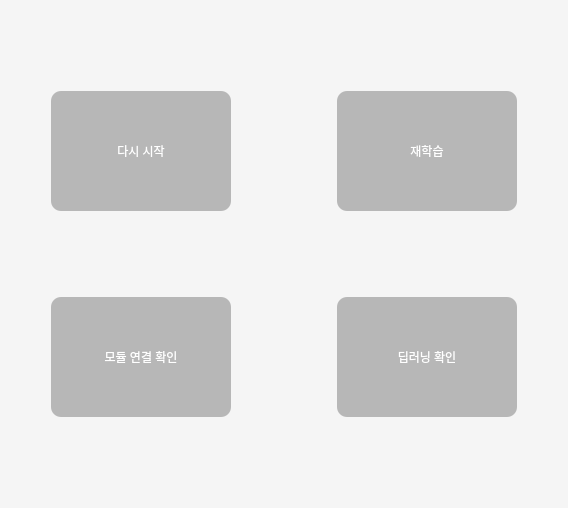
      <widget class="QWidget" name="check_tab">
       <property name="styleSheet">
        <string notr="true">background-color: rgb(245, 245, 245);</string>
       </property>
       <attribute name="title">
        <string>시스템 점검</string>
       </attribute>
       <layout class="QGridLayout" name="gridLayout_4">
        <item row="0" column="0">
         <layout class="QGridLayout" name="gridLayout_3" rowstretch="1,1,1,1,1,1,1" columnstretch="1,3,1,3,1">
          <item row="1" column="4">
           <spacer name="horizontalSpacer_8">
            <property name="orientation">
             <enum>Qt::Horizontal</enum>
            </property>
            <property name="sizeType">
             <enum>QSizePolicy::Expanding</enum>
            </property>
            <property name="sizeHint" stdset="0">
             <size>
              <width>40</width>
              <height>20</height>
             </size>
            </property>
           </spacer>
          </item>
          <item row="0" column="1">
           <spacer name="verticalSpacer_6">
            <property name="orientation">
             <enum>Qt::Vertical</enum>
            </property>
            <property name="sizeType">
             <enum>QSizePolicy::Fixed</enum>
            </property>
            <property name="sizeHint" stdset="0">
             <size>
              <width>20</width>
              <height>80</height>
             </size>
            </property>
           </spacer>
          </item>
          <item row="2" column="1">
           <spacer name="verticalSpacer_5">
            <property name="orientation">
             <enum>Qt::Vertical</enum>
            </property>
            <property name="sizeType">
             <enum>QSizePolicy::Fixed</enum>
            </property>
            <property name="sizeHint" stdset="0">
             <size>
              <width>20</width>
              <height>80</height>
             </size>
            </property>
           </spacer>
          </item>
          <item row="1" column="0">
           <spacer name="horizontalSpacer_7">
            <property name="orientation">
             <enum>Qt::Horizontal</enum>
            </property>
            <property name="sizeType">
             <enum>QSizePolicy::Expanding</enum>
            </property>
            <property name="sizeHint" stdset="0">
             <size>
              <width>40</width>
              <height>20</height>
             </size>
            </property>
           </spacer>
          </item>
          <item row="6" column="1">
           <spacer name="verticalSpacer_7">
            <property name="orientation">
             <enum>Qt::Vertical</enum>
            </property>
            <property name="sizeType">
             <enum>QSizePolicy::Fixed</enum>
            </property>
            <property name="sizeHint" stdset="0">
             <size>
              <width>20</width>
              <height>80</height>
             </size>
            </property>
           </spacer>
          </item>
          <item row="1" column="1">
           <widget class="QPushButton" name="check_restart_button">
            <property name="sizePolicy">
             <sizepolicy hsizetype="Preferred" vsizetype="Preferred">
              <horstretch>0</horstretch>
              <verstretch>0</verstretch>
             </sizepolicy>
            </property>
            <property name="minimumSize">
             <size>
              <width>180</width>
              <height>120</height>
             </size>
            </property>
            <property name="styleSheet">
             <string notr="true">QPushButton {
	background-color: rgb(183, 183, 183);
	color: rgb(255, 255, 255);
	border-radius: 10px;
}
QPushButton:pressed {
	background-color: rgb(5, 172, 230);
	color: rgb(255, 255, 255);
	border-radius: 10px;
}</string>
            </property>
            <property name="text">
             <string>다시 시작</string>
            </property>
            <property name="iconSize">
             <size>
              <width>32</width>
              <height>32</height>
             </size>
            </property>
           </widget>
          </item>
          <item row="1" column="3">
           <widget class="QPushButton" name="check_train_button">
            <property name="sizePolicy">
             <sizepolicy hsizetype="Expanding" vsizetype="Expanding">
              <horstretch>0</horstretch>
              <verstretch>0</verstretch>
             </sizepolicy>
            </property>
            <property name="minimumSize">
             <size>
              <width>180</width>
              <height>120</height>
             </size>
            </property>
            <property name="styleSheet">
             <string notr="true">QPushButton {
	background-color: rgb(183, 183, 183);
	color: rgb(255, 255, 255);
	border-radius: 10px;
}
QPushButton:pressed {
	background-color: rgb(5, 172, 230);
	color: rgb(255, 255, 255);
	border-radius: 10px;
}</string>
            </property>
            <property name="text">
             <string>재학습</string>
            </property>
           </widget>
          </item>
          <item row="4" column="3">
           <widget class="QPushButton" name="check_deep_button">
            <property name="sizePolicy">
             <sizepolicy hsizetype="Preferred" vsizetype="Preferred">
              <horstretch>0</horstretch>
              <verstretch>0</verstretch>
             </sizepolicy>
            </property>
            <property name="minimumSize">
             <size>
              <width>180</width>
              <height>120</height>
             </size>
            </property>
            <property name="styleSheet">
             <string notr="true">QPushButton {
	background-color: rgb(183, 183, 183);
	color: rgb(255, 255, 255);
	border-radius: 10px;
}
QPushButton:pressed {
	background-color: rgb(5, 172, 230);
	color: rgb(255, 255, 255);
	border-radius: 10px;
}</string>
            </property>
            <property name="text">
             <string>딥러닝 확인</string>
            </property>
            <property name="iconSize">
             <size>
              <width>32</width>
              <height>32</height>
             </size>
            </property>
           </widget>
          </item>
          <item row="1" column="2">
           <spacer name="horizontalSpacer_5">
            <property name="orientation">
             <enum>Qt::Horizontal</enum>
            </property>
            <property name="sizeType">
             <enum>QSizePolicy::Fixed</enum>
            </property>
            <property name="sizeHint" stdset="0">
             <size>
              <width>100</width>
              <height>20</height>
             </size>
            </property>
           </spacer>
          </item>
          <item row="4" column="1">
           <widget class="QPushButton" name="check_module_button">
            <property name="sizePolicy">
             <sizepolicy hsizetype="Preferred" vsizetype="Preferred">
              <horstretch>0</horstretch>
              <verstretch>0</verstretch>
             </sizepolicy>
            </property>
            <property name="minimumSize">
             <size>
              <width>180</width>
              <height>120</height>
             </size>
            </property>
            <property name="styleSheet">
             <string notr="true">QPushButton {
	background-color: rgb(183, 183, 183);
	color: rgb(255, 255, 255);
	border-radius: 10px;
}
QPushButton:pressed {
	background-color: rgb(5, 172, 230);
	color: rgb(255, 255, 255);
	border-radius: 10px;
}</string>
            </property>
            <property name="text">
             <string>모듈 연결 확인</string>
            </property>
            <property name="iconSize">
             <size>
              <width>32</width>
              <height>32</height>
             </size>
            </property>
           </widget>
          </item>
         </layout>
        </item>
       </layout>
      </widget>
